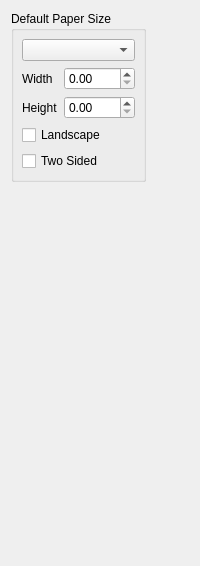
     <widget class="QWidget" name="Seite">
      <attribute name="title">
       <string>Score</string>
      </attribute>
      <layout class="QVBoxLayout" name="verticalLayout_6">
       <item>
        <layout class="QHBoxLayout" name="horizontalLayout_3">
         <item>
          <widget class="QGroupBox" name="groupBox_11">
           <property name="title">
            <string>Default Paper Size</string>
           </property>
           <layout class="QGridLayout" name="_2">
            <property name="margin">
             <number>8</number>
            </property>
            <property name="spacing">
             <number>6</number>
            </property>
            <item row="1" column="1">
             <widget class="QDoubleSpinBox" name="paperWidth">
              <property name="sizePolicy">
               <sizepolicy hsizetype="Minimum" vsizetype="Fixed">
                <horstretch>0</horstretch>
                <verstretch>0</verstretch>
               </sizepolicy>
              </property>
              <property name="maximum">
               <double>2000.000000000000000</double>
              </property>
             </widget>
            </item>
            <item row="2" column="1">
             <widget class="QDoubleSpinBox" name="paperHeight">
              <property name="sizePolicy">
               <sizepolicy hsizetype="Minimum" vsizetype="Fixed">
                <horstretch>0</horstretch>
                <verstretch>0</verstretch>
               </sizepolicy>
              </property>
              <property name="maximum">
               <double>2000.000000000000000</double>
              </property>
             </widget>
            </item>
            <item row="4" column="0" colspan="2">
             <widget class="QCheckBox" name="twosided">
              <property name="text">
               <string>Two Sided</string>
              </property>
             </widget>
            </item>
            <item row="3" column="0" colspan="2">
             <widget class="QCheckBox" name="landscape">
              <property name="text">
               <string>Landscape</string>
              </property>
             </widget>
            </item>
            <item row="2" column="0">
             <widget class="QLabel" name="label_35">
              <property name="text">
               <string>Height</string>
              </property>
              <property name="textFormat">
               <enum>Qt::PlainText</enum>
              </property>
              <property name="buddy">
               <cstring>paperHeight</cstring>
              </property>
             </widget>
            </item>
            <item row="1" column="0">
             <widget class="QLabel" name="label_36">
              <property name="text">
               <string>Width</string>
              </property>
              <property name="textFormat">
               <enum>Qt::PlainText</enum>
              </property>
              <property name="buddy">
               <cstring>paperWidth</cstring>
              </property>
             </widget>
            </item>
            <item row="0" column="0" colspan="2">
             <widget class="QComboBox" name="pageGroup"/>
            </item>
           </layout>
          </widget>
         </item>
         <item>
          <spacer name="horizontalSpacer">
           <property name="orientation">
            <enum>Qt::Horizontal</enum>
           </property>
           <property name="sizeHint" stdset="0">
            <size>
             <width>40</width>
             <height>20</height>
            </size>
           </property>
          </spacer>
         </item>
        </layout>
       </item>
       <item>
        <spacer name="verticalSpacer_2">
         <property name="orientation">
          <enum>Qt::Vertical</enum>
         </property>
         <property name="sizeHint" stdset="0">
          <size>
           <width>20</width>
           <height>373</height>
          </size>
         </property>
        </spacer>
       </item>
      </layout>
     </widget>
